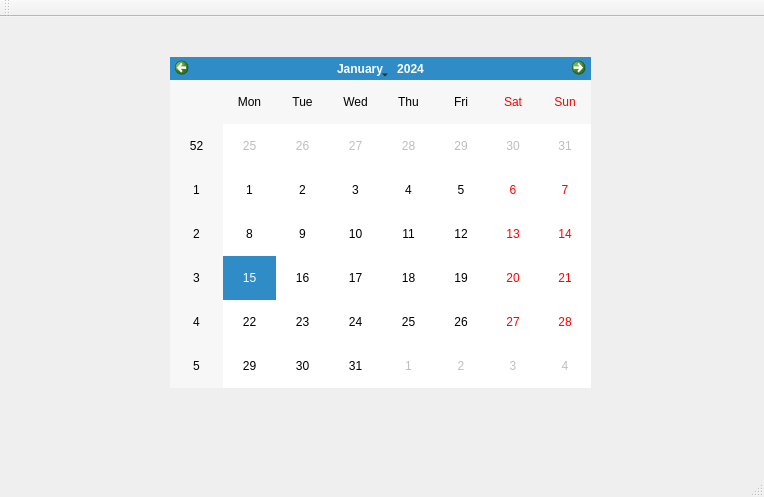
<?xml version="1.0" encoding="UTF-8"?>
<ui version="4.0">
 <class>MainWindow</class>
 <widget class="QMainWindow" name="MainWindow">
  <property name="geometry">
   <rect>
    <x>0</x>
    <y>0</y>
    <width>764</width>
    <height>497</height>
   </rect>
  </property>
  <property name="windowTitle">
   <string>MainWindow</string>
  </property>
  <widget class="QWidget" name="centralWidget">
   <widget class="QCalendarWidget" name="calendarWidget">
    <property name="geometry">
     <rect>
      <x>170</x>
      <y>40</y>
      <width>421</width>
      <height>331</height>
     </rect>
    </property>
    <property name="gridVisible">
     <bool>false</bool>
    </property>
    <property name="verticalHeaderFormat">
     <enum>QCalendarWidget::ISOWeekNumbers</enum>
    </property>
    <property name="navigationBarVisible">
     <bool>true</bool>
    </property>
   </widget>
  </widget>
  <widget class="QMenuBar" name="menuBar">
   <property name="geometry">
    <rect>
     <x>0</x>
     <y>0</y>
     <width>764</width>
     <height>26</height>
    </rect>
   </property>
  </widget>
  <widget class="QToolBar" name="mainToolBar">
   <attribute name="toolBarArea">
    <enum>TopToolBarArea</enum>
   </attribute>
   <attribute name="toolBarBreak">
    <bool>false</bool>
   </attribute>
  </widget>
  <widget class="QStatusBar" name="statusBar"/>
 </widget>
 <layoutdefault spacing="6" margin="11"/>
 <resources/>
 <connections/>
</ui>
